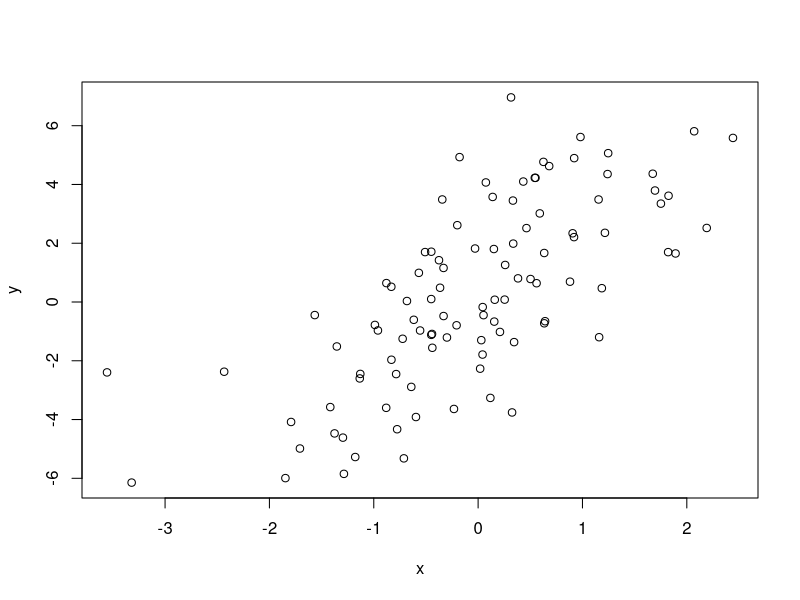

R code for this plot:
# ************************Simulation************************
# ## Generating random numbers
# All probability dist funcs have 4 funcs assocoated with them
# + d for density
# + r for random
# + p for cumulative
# + q for quantile
# Random numbers are pseudo random numbers
# Can be reporduced with a seed
# Seed can be set by set.seed()
set.seed(17)
rnorm(17)
# rpois() is for random poisson distribution

# ## Simulating a Linear Model
x <- rnorm(100)
e <- rnorm(100,0,2)
y <- 0.5 + 2 * x + e
plot(x,y)

# sample() function gives a permulation
# true attribute gives repitition
sample(1:17, 7)
sample(1:17, 7, replace = T)
 
# ************************Profiling************************
# The process of finding out where time is being spent
# system.time() function gives the time to run an expression
system.time(mean(1:100000000))

hi <- function(n){
    i <- 1:n
    1/outer(i-1,i,'+')
}
system.time(svd(hi(1000)))
# Rprof() and summaryRprof()
# **********************************************************